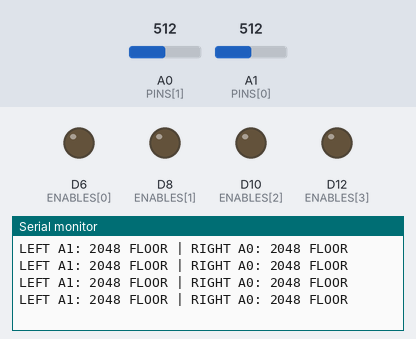
A sketch run on a simulated Arduino Zero (SAMD21). Shown: output pins drawn as LEDs (lit = HIGH), the last lines printed to the serial monitor. The inputs (shaded band) are chosen by the test bench; at power-on: A0 (PINS[1]) = 512, A1 (PINS[0]) = 512 (analog values on the 0–1023 scale).

Above: at 1.2 s.
1.3 s: A0 (PINS[1]) set to 838
At 1.68 s:
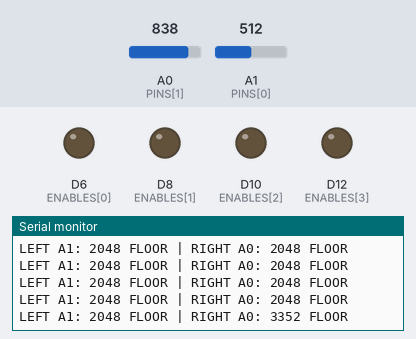
2.8 s: A0 (PINS[1]) set to 865
At 3.18 s:
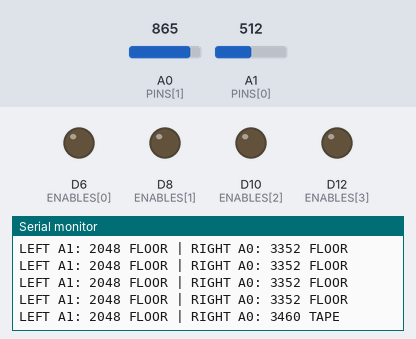
5.0 s: A1 (PINS[0]) set to 839
At 5.18 s:
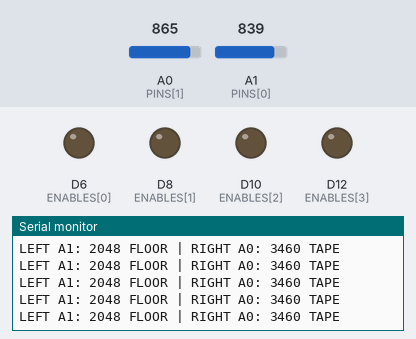
6.5 s: A1 (PINS[0]) set to 861
At 6.93 s:
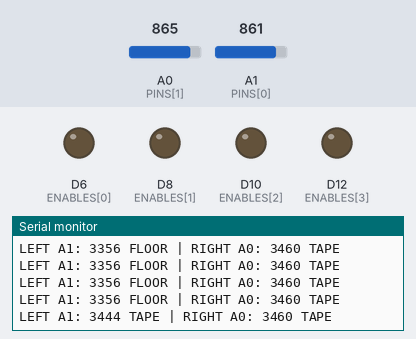

The sketch:

Two_Line_Sensor_Test.ino
```cpp
// AJ Donald 101259149

// Test using two line sensors
const int PINS[2] = {A1, A0}; // LEFT, RIGHT
const int BLACK[2] = {3400, 3400};
const int CLEAR[2] = {3100, 3100};
const int ENABLES[4] = {6, 8, 10, 12};
int samples[2][4] = {};
int sums[2] = {}, averages[2] = {}, raw[2] = {};
int classification[2] = {-1, -1}; // -1 unknown, 0 floor, 1 tape
int candidate[2] = {-1, -1}, confirmations[2] = {};
int sampleIndex = 0, filled = 0;
unsigned long sampledAt = 0, printedAt = 0;

void setup() {
  for (int i=0; i<4; i++) {
    digitalWrite(ENABLES[i], LOW);
    pinMode(ENABLES[i], OUTPUT);
  }
  analogReadResolution(12);
  Serial.begin(115200);
  Serial.println("LEFT A1 | RIGHT A0. Labels provisional; compare floor and tape readings.");
}
void loop() {
  unsigned long now = millis();
  if (now-sampledAt >= 5) {
    sampledAt = now;
    if (filled < 4) filled++;
    for (int i=0; i<2; i++) {
      analogRead(PINS[i]); // Discard first conversion after switching channels.
      raw[i] = analogRead(PINS[i]);
      sums[i] -= samples[i][sampleIndex];
      samples[i][sampleIndex] = raw[i];
      sums[i] += raw[i];
      averages[i] = sums[i]/filled;
      if (filled < 4) continue;
      int next = averages[i]>BLACK[i] ? 1 : averages[i]<CLEAR[i] ? 0 : -1;
      if (next < 0) { confirmations[i]=0; candidate[i]=-1; }
      else {
        if (next!=candidate[i]) { candidate[i]=next; confirmations[i]=0; }
        if (confirmations[i]<3) confirmations[i]++;
        if (confirmations[i]>=3) classification[i]=next;
      }
    }
    sampleIndex=(sampleIndex+1)%4;
  }
  if (filled==4 && now-printedAt>=250) {
    printedAt=now;
    for (int i=0; i<2; i++) {
      Serial.print(i==0 ? "LEFT A1: " : " | RIGHT A0: ");
      Serial.print(averages[i]);
      Serial.print(classification[i]<0 ? " UNKNOWN" : classification[i] ? " TAPE" : " FLOOR");
    }
    Serial.println();
  }
}
```

Measured:
- the behaviour switches between 850 and 851 on A0 (PINS[1]) (found by bisection; images 1 and 2)
- the behaviour switches between 850 and 851 on A1 (PINS[0]) (found by bisection; images 3 and 4)
- after the input at 1.3 s, the serial monitor: prints a new line after 0.20 s (image 1)
- after the input at 2.8 s, the serial monitor: prints a new line after 0.20 s (image 2)
- after the input at 6.5 s, the serial monitor: prints a new line after 0.25 s (image 4)
